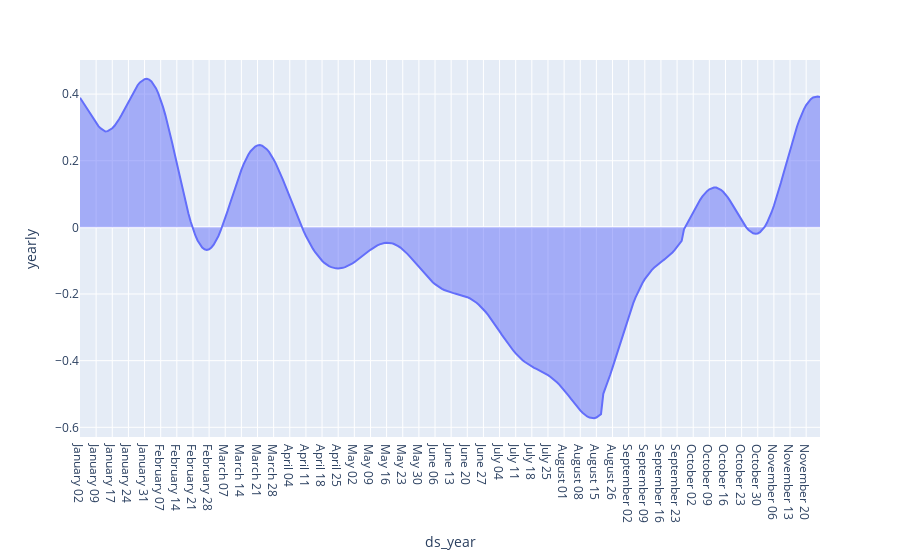

The cell this chart's notebook holds for it:
### Code cell
forecast_year = forecast_year.groupby(["ds","ds_year"]).mean().reset_index()
px.area(forecast_year, x="ds_year", y="yearly")

### Figure 1 — Plotly figure (JSON) as saved in the notebook; plotly's stock layout.template omitted (floating-point values rounded to 4 significant figures; data arrays with more than 128 entries replaced by an {"elided": "..."} marker saying what was removed)
{"data": [{"fillpattern": {"shape": ""}, "hovertemplate": "ds_year=%{x}<br>yearly=%{y}<extra></extra>", "legendgroup": "", "line": {"color": "#636efa"}, "marker": {"symbol": "circle"}, "mode": "lines", "name": "", "orientation": "v", "showlegend": false, "stackgroup": "1", "type": "scatter", "x": {"elided": "322 str values"}, "xaxis": "x", "y": {"elided": "322 float values"}, "yaxis": "y"}], "layout": {"legend": {"tracegroupgap": 0}, "margin": {"t": 60}, "xaxis": {"anchor": "y", "domain": [0, 1], "title": {"text": "ds_year"}}, "yaxis": {"anchor": "x", "domain": [0, 1], "title": {"text": "yearly"}}}}
